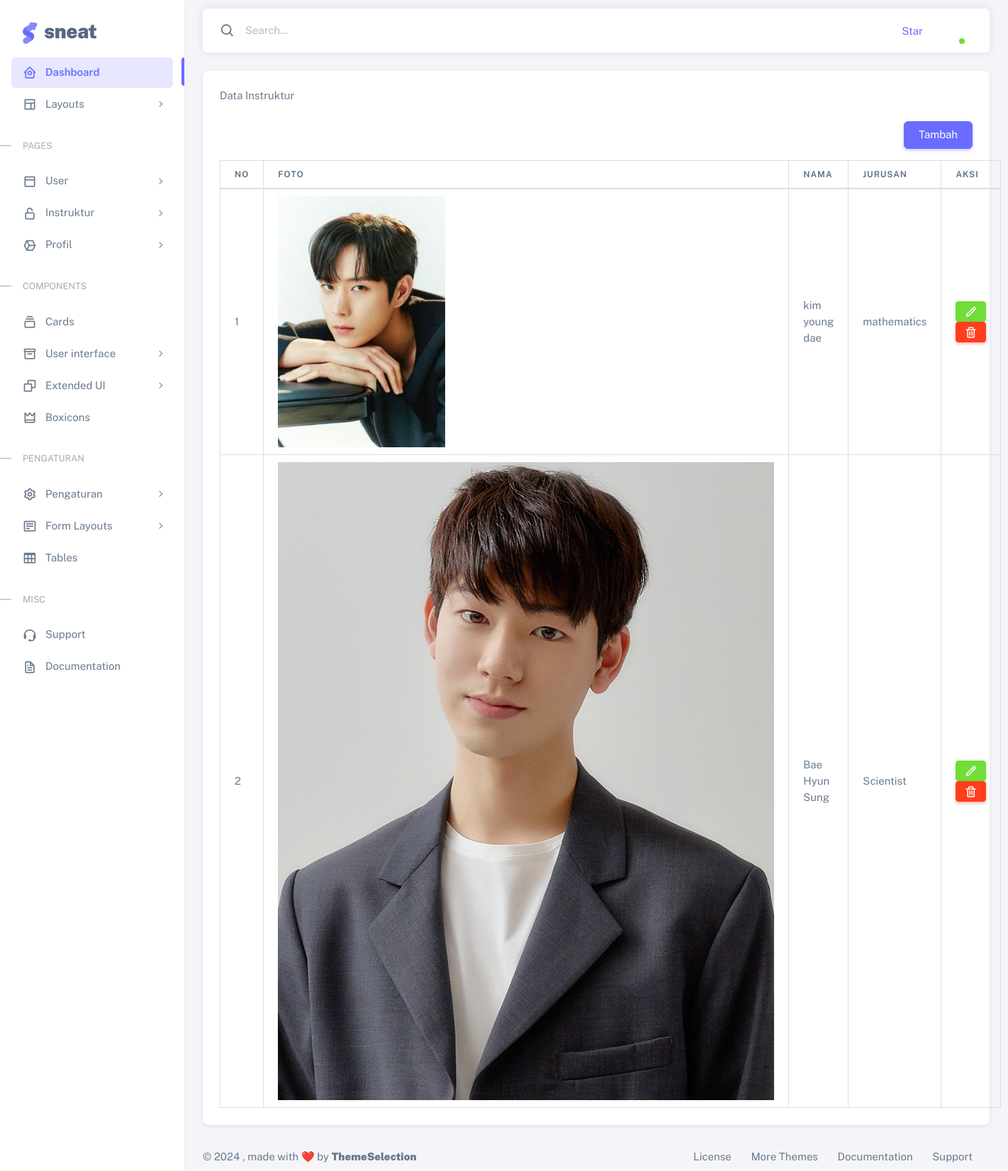
Screenshot of /admin/instruktur.php with the database file from the repository.
### tables this page shows
CREATE TABLE `instruktur` (
  `id` int(11) NOT NULL,
  `nama_instruktur` varchar(100) NOT NULL,
  `jurusan_instruktur` varchar(50) NOT NULL,
  `fb_link` varchar(50) DEFAULT NULL,
  `ig_link` varchar(50) DEFAULT NULL,
  `twitter_link` varchar(50) DEFAULT NULL,
  `created_at` timestamp NOT NULL DEFAULT current_timestamp(),
  `update_at` timestamp NOT NULL DEFAULT current_timestamp() ON UPDATE current_timestamp(),
  `foto` varchar(100) NOT NULL
);

### admin/instruktur.php (the view, shortened to what this page needs)
<?php
include 'koneksi.php';
$query = mysqli_query($koneksi, "SELECT * FROM instruktur");
?>
<!DOCTYPE html>
<html
    lang="en"
    class="light-style layout-menu-fixed"
    dir="ltr"
    data-theme="theme-default"
    data-assets-path="../assets/"
    data-template="vertical-menu-template-free">
<head>
    <?php include 'inc/head.php' ?>
</head>
<body>
    <div class="layout-wrapper layout-content-navbar">
        <div class="layout-container">
            <?php include 'inc/sidebar.php' ?>
            <div class="layout-page">
                <?php include 'inc/nav.php' ?>
                <div class="content-wrapper">
                    <div class="container-xxl flex-grow-1 container-p-y">
                        <div class="row">
                            <div class="col-sm-12">
                                <div class="card">
                                    <div class="card-header">Data Instruktur</div>
                                    <div class="card-body">
                                        <div align="right" class="mb-3">
                                            <a href="tambah-instruktur.php" class="btn btn-primary">Tambah</a>
                                        </div>
                                        <table class="table table-bordered">
                                            <thead>
                                                <tr>
                                                    <th>No</th>
                                                    <th>Foto</th>
                                                    <th>Nama</th>
                                                    <th>Jurusan</th>
                                                    <th>Aksi</th>
                                                </tr>
                                            </thead>
                                            <tbody>
                                                <?php $no = 1;
                                                while ($row = mysqli_fetch_assoc($query)) : ?>
                                                    <tr>
                                                        <td><?php echo $no++ ?></td>
                                                        <td>
                                                            <img src="upload/<?php echo $row['foto'] ?>" alt="">
                                                        </td>
                                                        <td><?php echo $row['nama_instruktur'] ?></td>
                                                        <td><?php echo $row['jurusan_instruktur'] ?></td>
                                                        <td>
                                                            <a href="tambah-instruktur.php?edit=<?php echo $row['id'] ?>" class="btn btn-success btn-sm">
                                                                <span class="tf-icon bx bx-pencil"></span>
                                                            </a>
                                                            <a onclick="return confirm('Apakah anda yakin akan menghapus data ini??')" href="instruktur.php?delete=<?php echo $row['id'] ?>" class="btn btn-danger btn-sm">
                                                                <span class="tf-icon bx bx-trash"></span>
                                                            </a>
                                                        </td>
                                                    </tr>
                                                <?php endwhile ?>
                                            </tbody>
                                        </table>
                                    </div>
                                </div>
                            </div>
                        </div>
                    </div>
                    <?php include 'inc/footer.php' ?>
                </div>
            </div>
        </div>
    </div>
</body>
</html>

### rows the page displays
instruktur: foto (picture), nama_instruktur "kim young dae", jurusan_instruktur "mathematics"
instruktur: foto (picture), nama_instruktur "Bae Hyun Sung", jurusan_instruktur "Scientist"
